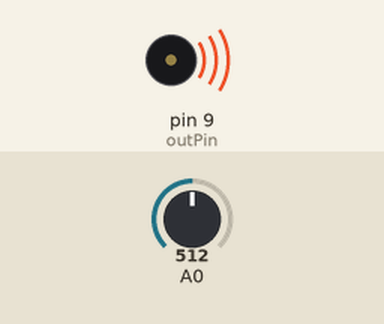
Simulated run of this sketch. Board: Arduino Uno, built with avr-gcc and run on an emulated ATmega328P. Shown: buzzer (waves = sounding). The inputs (shaded band) are chosen by the test bench; at power-on: A0 = 512. What the sketch prints to the serial monitor is not drawn.

Above: at 0.1 s.
Timing chart, 0 to 40.0 s (numbered marks = the images above):
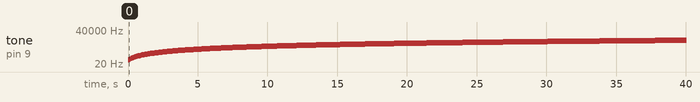

The sketch:

lab6sketch.ino
```cpp
// The outpin is 9
const int outPin = 9;

//start at 50 Hz
int frequency1 = 50;

unsigned long currentTime = 0;
unsigned long lastTime = 0;
// 1 ms
const unsigned long intervalBetweenData = 1000;

unsigned long lastTimeChanged = 0;
//100 ms
const unsigned long intervalBetweenChanges = 100000;

void setup() {
  // put your setup code here, to run once:
  pinMode(outPin, OUTPUT);
  Serial.begin(500000);
  tone(outPin, frequency1);
}

void loop() {
   // put your main code here, to run repeatedly:

   // get the current time in microseconds
   currentTime = micros();

   // Every 100 ms increase the frequency by 10 Hz
   if (currentTime - lastTimeChanged >= intervalBetweenChanges ) {
    noTone(outPin);
    frequency1+=10;
    tone(outPin, frequency1);
    lastTimeChanged+=intervalBetweenChanges;
   }


   if (currentTime - lastTime >= intervalBetweenData ) {
    int sensorValue = analogRead(A0);
    lastTime+=intervalBetweenData;
    //time in milliseconds
    Serial.print(currentTime/1000);
    Serial.print(',');
    Serial.print(frequency1);
    Serial.print(',');
    Serial.println(sensorValue);
   }

}
```

Measured:
- by itself, tone on pin 9 (outPin): plays 50 Hz for 0.10 s, 60 Hz for 0.10 s, 70 Hz for 0.10 s, 80 Hz for 0.10 s, 90 Hz for 0.10 s, 100 Hz for 0.10 s … (401 notes in this stretch)
